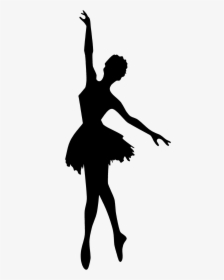
#> input picture Modulo4/img/bailarina.png, 224 x 280 px
$ jupyter execute esqueleto.ipynb
#> lines starting #> are read from the running program, lines starting #| are printed output that depends on the picture; after the words box and inside, x2 and y2 are one past the last pixel; in counts of white or black regions, pixels touching at a corner belong together
[cell 1]
import cv2
import numpy as np
imagen = cv2.imread("img/bailarina.png", cv2.IMREAD_GRAYSCALE)
#> imagen is the input picture: shape (280, 224); min 0, max 248, mean 219.3

[cell 2]
imagen_suave = cv2.GaussianBlur(imagen, (5,5), 0)
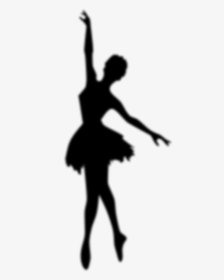
#> imagen_suave: shape (280, 224); min 0, max 247, mean 219.3

_, imagen_bin = cv2.threshold(imagen_suave, 0, 255, cv2.THRESH_BINARY + cv2.THRESH_OTSU)
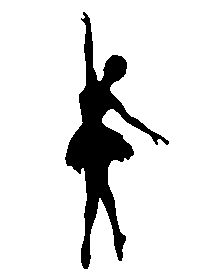
#> imagen_bin: shape (280, 224); 89% white; 1 black region, box (x1, y1, x2, y2) and area: (65, 12, 169, 269) 6878

imagen_bin = cv2.bitwise_not(imagen_bin)

[cell 3]
kernel = np.ones((3,3), np.uint8)
imagen_bin = cv2.morphologyEx(imagen_bin, cv2.MORPH_OPEN, kernel)
#> imagen_bin: shape (280, 224); 10.9% white; 1 white region, box (x1, y1, x2, y2) and area: (65, 15, 169, 269) 6848
imagen_bin = cv2.morphologyEx(imagen_bin, cv2.MORPH_CLOSE, kernel)
#> imagen_bin: shape (280, 224); 10.9% white; 1 white region, box (x1, y1, x2, y2) and area: (65, 15, 169, 269) 6857

[cell 4]
skeleton = np.zeros(imagen_bin.shape, np.uint8)

elemento = cv2.getStructuringElement(cv2.MORPH_CROSS, (3,3))
img_temp = imagen_bin.copy()

while True:

    eroded = cv2.erode(img_temp, elemento)
    opened = cv2.morphologyEx(eroded, cv2.MORPH_OPEN, elemento)

    temp = cv2.subtract(eroded, opened)
    skeleton = cv2.bitwise_or(skeleton, temp)

    img_temp = eroded.copy()

    if cv2.countNonZero(img_temp) == 0:
        break
#> this loop made 29 passes
#> pass 1, `eroded = cv2.erode(img_temp, elemento)`:
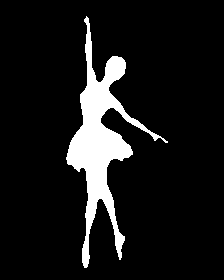
#> eroded: shape (280, 224); 9.6% white; 1 white region, box (x1, y1, x2, y2) and area: (66, 16, 168, 268) 5998
#> pass 1, `temp = cv2.subtract(eroded, opened)`:
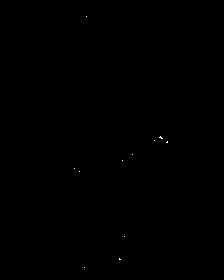
#> temp: shape (280, 224); 0.03% white in thin lines or dots, all inside (x1, y1, x2, y2) = (74, 16, 168, 268)
#> pass 2, `eroded = cv2.erode(img_temp, elemento)`:
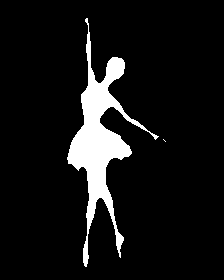
#> eroded: shape (280, 224); 8.2% white; 2 white regions (1 under 20 px), largest, box (x1, y1, x2, y2) and area: (67, 18, 159, 267) 5151
#> after the loop: eroded: shape (280, 224); every value is 0
#> after the loop:
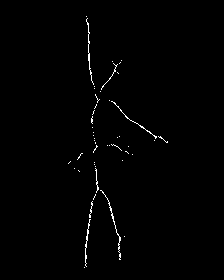
#> skeleton: shape (280, 224); 0.82% white in thin lines or dots, all inside (x1, y1, x2, y2) = (68, 16, 168, 268)

[cell 5]
# Convertir a BGR para poder unirlas
img_original_color = cv2.cvtColor(imagen, cv2.COLOR_GRAY2BGR)
img_bin_color = cv2.cvtColor(imagen_bin, cv2.COLOR_GRAY2BGR)
img_skeleton_color = cv2.cvtColor(skeleton, cv2.COLOR_GRAY2BGR)

# Unir las imágenes horizontalmente
imagen_compuesta = np.hstack((img_original_color, img_bin_color, img_skeleton_color))
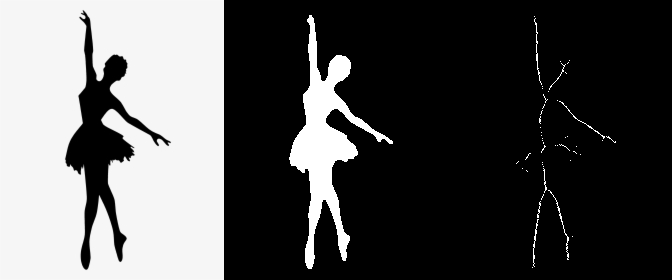
#> imagen_compuesta: shape (280, 672, 3); min 0, max 255, mean 83.1

# Mostrar resultado
cv2.imshow("Original - Binaria - Esqueleto", imagen_compuesta)

cv2.waitKey(0)
cv2.destroyAllWindows()

$ run again, with Modulo4/img/beagle.jpg saved as Modulo4/img/bailarina.png
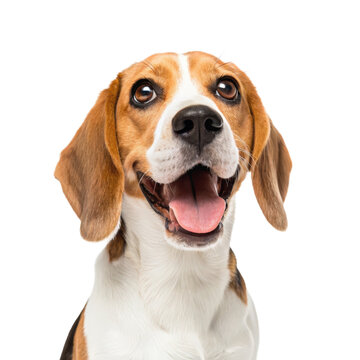
#> input picture Modulo4/img/beagle.jpg, 360 x 360 px
#> `_, imagen_bin = cv2.threshold(imagen_suave, 0, 255, cv2.THRESH_BINARY ..`:
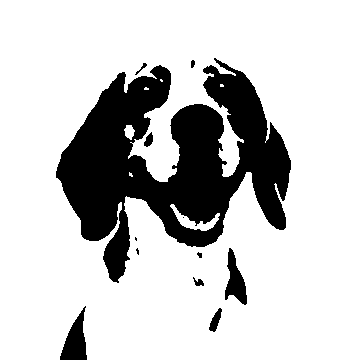
#> imagen_bin: shape (360, 360); 79.1% white; 12 black regions (3 under 20 px), largest, box (x1, y1, x2, y2) and area: (56, 58, 291, 283) 25288, (60, 306, 87, 360) 798, (225, 248, 247, 305) 655
#> img_bin_color: shape (360, 360, 3); 20.9% white; 8 white regions (2 under 20 px), largest, box (x1, y1, x2, y2) and area: (56, 60, 291, 282) 25461, (60, 311, 87, 360) 787, (225, 249, 247, 304) 647, (209, 309, 222, 331) 151, (195, 279, 203, 286) 40, (191, 61, 195, 67) 22
#> img_skeleton_color: shape (360, 360, 3); 0.91% white in thin lines or dots, all inside (x1, y1, x2, y2) = (73, 61, 284, 360)
#> `imagen_compuesta = np.hstack((img_original_color, img_bin_color, img_s..`:
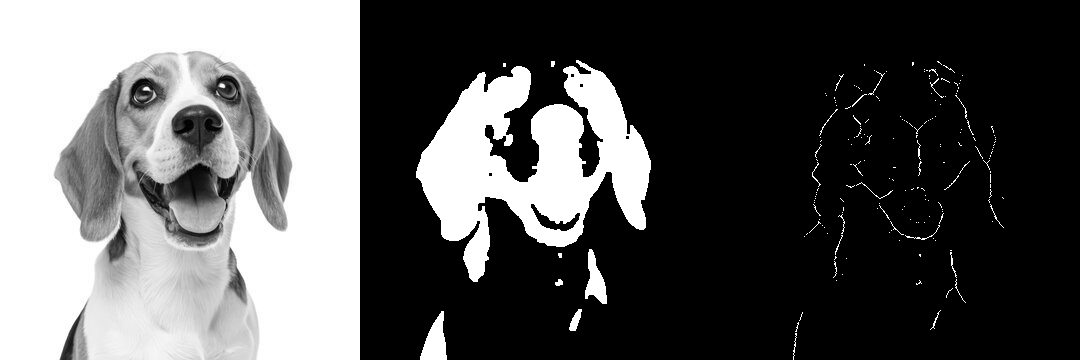
#> imagen_compuesta: shape (360, 1080, 3); min 0, max 255, mean 90.7
